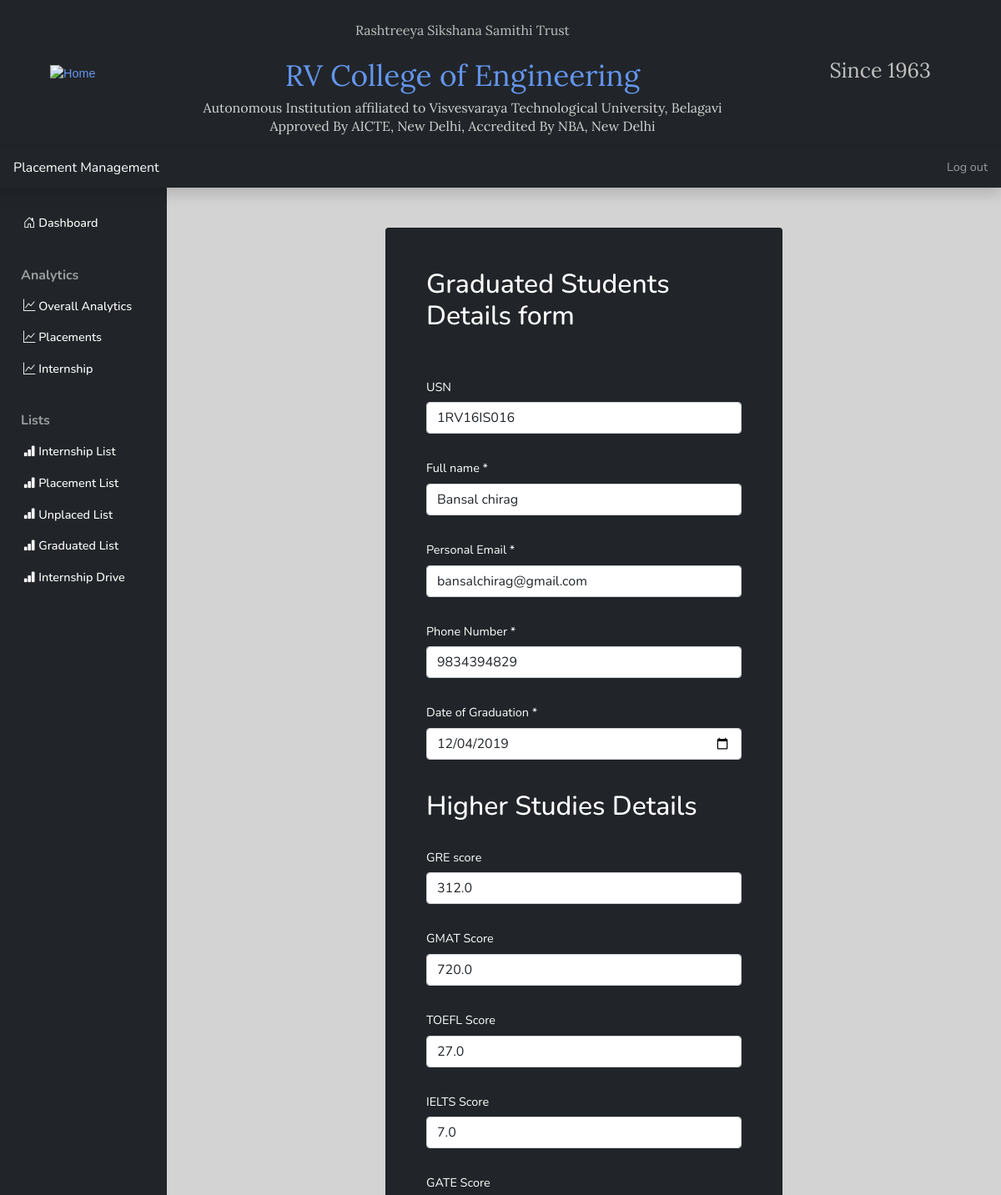
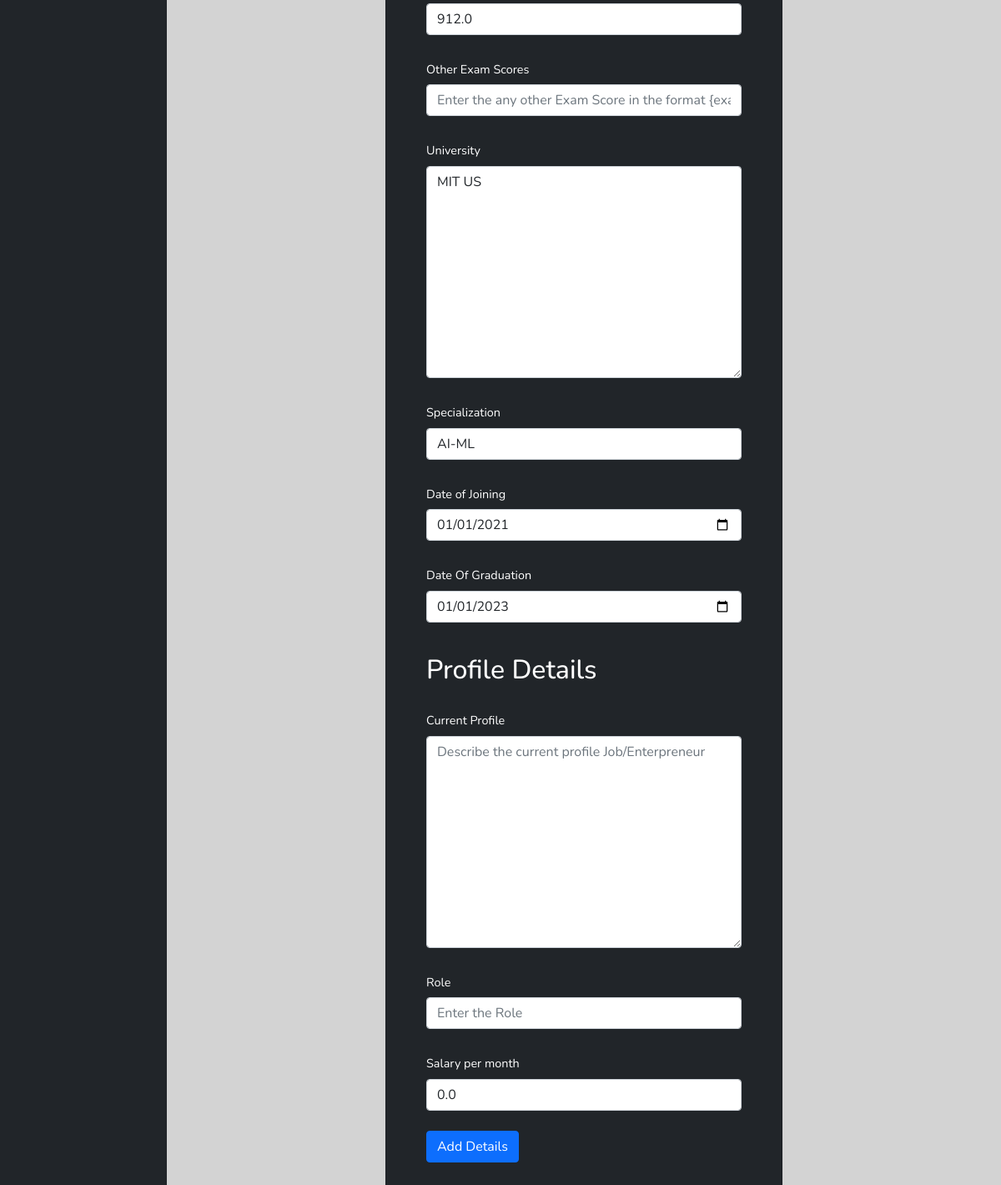
/Student_SPC/Gform/3 (signed in), run on the app's committed database (2 pictures, top to bottom).
### main_app/models.py (models this page shows)
class Graduated(models.Model):
    Usn = models.CharField(max_length=15,blank=True,default=None)
    Full_name=models.CharField(max_length=50)
    personal_email=models.CharField(max_length=50)
    phone=models.CharField(max_length=15)
    Date_of_Grad=models.DateField(max_length=20)
    Gre_score=models.FloatField(default=0,blank=True)
    Gmat_score=models.FloatField(default=0,blank=True)
    Toefl_score=models.FloatField(default=0,blank=True)
    Ielts_score=models.FloatField(default=0,blank=True)
    Gate_score=models.FloatField(default=0,blank=True)
    Other_score=models.CharField(max_length=30,blank=True,default=None)
    University=models.CharField(max_length=300,blank=True,default=None)
    Specialization=models.CharField(max_length=50,blank=True,default=None)
    Date_of_Join=models.DateField(max_length=20,blank=True,null=True)
    Date_of_UniGrad=models.DateField(max_length=20,blank=True,null=True)
    Current_profile_details=models.CharField(max_length=400,blank=True,default=None)
    Role=models.CharField(max_length=50,blank=True,default=None)
    Salary=models.FloatField(default=0,blank=True)

### main_app/views.py (the view, shortened to what this page needs)
# urls.py: path('Gform/', views.Graduated_form,name='Grad_form'),
@login_required
def Graduated_form(request,id=0):
    if request.user.is_authenticated:
        if request.method == "GET":
            if id==0:
                form = Graduatedform()
            else:
                G=Graduated.objects.get(pk=id)
                form=Graduatedform(instance=G)
            return render(request,"Graduated_form.html",{'form':form})

### main_app/templates/Graduated_form.html (shortened to what this page needs)
{% extends 'base.html'%}
{% block sidebar %}
{% if user.is_authenticated and user.is_superuser or user.is_staff %}
{% include 'SPCsidebar.html'%}
{% endif %}
{% endblock %}
{% block content %}
{% if user.is_authenticated and user.is_superuser or user.is_staff %}
<main class="col-md-9 ms-sm-auto col-lg-10 px-md-4">
    <div class="card text-white bg-dark col-md-6 offset-md-3 mt-5 p-5">
      <h1 class="h2 mb-4">Graduated Students Details form</h1>
      <form action=" " method="post">
        <div class="mt-4">
          <label class="col-form-label">USN </label>
          {{ form.Usn }}
        </div>
        <div class="mt-4">
          <label class="col-form-label">Full name *</label>
          {{ form.Full_name }}
        </div>
        <div class="mt-4">
          <label class="col-form-label">Personal Email *</label>
          {{ form.personal_email }}
        </div>
        <div class="mt-4">
          <label class="col-form-label">Phone Number *</label>
          {{ form.phone}}
        </div>
        <div class="mt-4">
          <label class="col-form-label">Date of Graduation *</label>
          {{ form.Date_of_Grad}}
        </div>
       <br>
        <h2 class="h2 mb-4">Higher Studies Details</h2>
        <div class="mt-4">
          <label class="col-form-label">GRE score</label>
          {{ form.Gre_score}}
        </div>
        <div class="mt-4">
            <label class="col-form-label">GMAT Score</label>
            {{ form.Gmat_score}}
          </div>
          <div class="mt-4">
            <label class="col-form-label">TOEFL Score</label>
            {{ form.Toefl_score}}
          </div>
          <div class="mt-4">
            <label class="col-form-label">IELTS Score</label>
            {{ form.Ielts_score}}
          </div>
          <div class="mt-4">
            <label class="col-form-label">GATE Score</label>
            {{ form.Gate_score}}
          </div>
          <div class="mt-4">
            <label class="col-form-label">Other Exam Scores</label>
            {{ form.Other_score}}
          </div>
          <div class="mt-4">
            <label class="col-form-label">University </label>
            {{ form.University}}
          </div>
          <div class="mt-4">
            <label class="col-form-label">Specialization</label>
            {{ form.Specialization}}
          </div>
          <div class="mt-4">
            <label class="col-form-label">Date of Joining</label>
            {{ form.Date_of_Join}}
          </div>
          <div class="mt-4">
            <label class="col-form-label">Date Of Graduation</label>
            {{ form.Date_of_UniGrad}}
          </div>
          <br>
          <h2 class="h2 mb-4">Profile Details</h2>
          <div class="mt-4">
            <label class="col-form-label">Current Profile</label>
            {{ form.Current_profile_details}}
          </div>
          <div class="mt-4">
            <label class="col-form-label">Role</label>
            {{ form.Role}}
          </div>
          <div class="mt-4">
            <label class="col-form-label">Salary per month </label>
            {{ form.Salary}}
          </div>
        <div class="mt-4">
          <button type="submit" class="btn btn-primary">Add Details</button>
        </div>
      </form>
    </div>
  </main>
{% endif %}
{% endblock %}

### static/css/style.css (style rules this page uses)
body { font-size: 0.9rem; font-family: 'Nunito', sans-serif; background-color:#d3d3d3; }

### data on the page
Graduated: Usn "1RV16IS016", Full_name "Bansal chirag", personal_email "bansalchirag@gmail.com", phone "9834394829", Date_of_Grad "12/04/2019", Gre_score "312.0", Gmat_score "720.0", Toefl_score "27.0", Ielts_score "7.0", Gate_score "912.0", University "MIT US", Specialization "AI-ML", Date_of_Join "01/01/2021", Date_of_UniGrad "01/01/2023", Salary "0.0"
